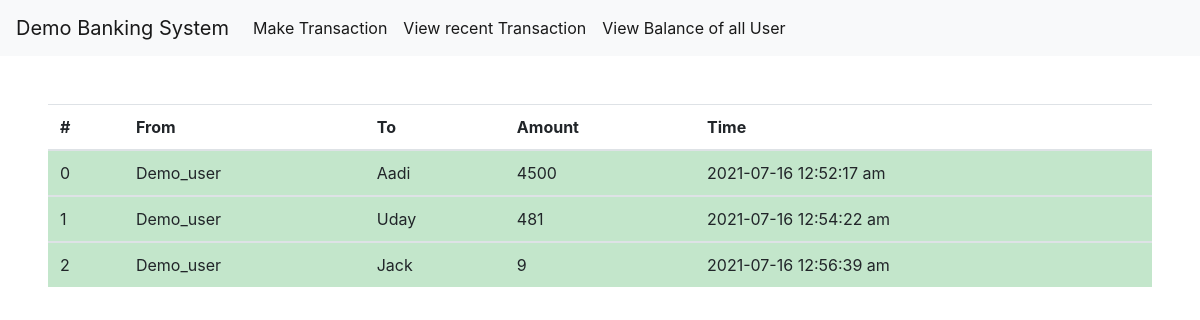
The page /view.php on the database its author committed.
### tables this page shows
CREATE TABLE IF NOT EXISTS `transfer` (
  `id` int(11) NOT NULL AUTO_INCREMENT,
  `from_user` varchar(255) NOT NULL,
  `to_user` varchar(255) NOT NULL,
  `amt` int(255) NOT NULL,
  `at` varchar(255) NOT NULL,
  PRIMARY KEY (`id`)
);

### view.php (the view, shortened to what this page needs)
<?php
include 'header.php';
include 'boot.php';
include 'regdb.php';
?>
<!DOCTYPE html>
<html>
<head>
</head>
<body>
<?php
		$query =" select * from transfer";
		$q = mysqli_query($conn,$query);
		$count=0;
?>
<div class="mx-auto" >
	<div class="w-100 p-5" >
		<div class="table-responsive">
			<table class="table table-striped">
			  <thead>
			    <tr>
			      <th scope="col">#</th>
			      <th scope="col">From</th>
			      <th scope="col">To</th>
			      <th scope="col">Amount</th>
			      <th scope="col">Time</th>
			    </tr>
			  </thead>
				<?php
				if ($q) {
					foreach ($q as $row) {
					?>
			  <tbody>
			    <tr>
			      <td class="table-success"><?php echo $count++; ?></th>
			      <td class="table-success"><?php echo $row['from_user']; ?> </td>
			      <td class="table-success"><?php echo $row['to_user']; ?> </td>
			      <td class="table-success"><?php echo $row['amt']; ?> </td>
			      <td class="table-success"><?php echo $row['at']; ?> </td>
			      </td>
			</tr>
		<?php }}?>
		</tbody>
	</table>
</div>
</div>
</div>
			      	</body>
</html>

### rows shown on the page
transfer: from_user "Demo_user", to_user "Aadi", amt "4500", at "2021-07-16 12:52:17 am"
transfer: from_user "Demo_user", to_user "Uday", amt "481", at "2021-07-16 12:54:22 am"
transfer: from_user "Demo_user", to_user "Jack", amt "9", at "2021-07-16 12:56:39 am"
